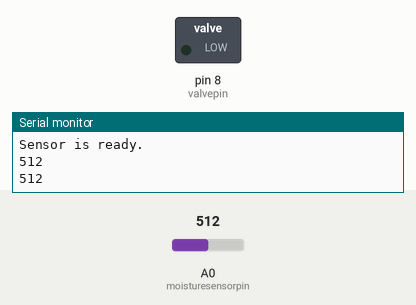
Simulated run of this sketch. Board: Arduino Uno, built with avr-gcc and run on an emulated ATmega328P. On the bench: switched loads named in the sketch (green lamp = pin HIGH), the last lines printed to the serial monitor. Inputs (shaded band) come from the test bench; at power-on: A0 (moisturesensorpin) = 512.

Above: at 1.8 s.
1.9 s: A0 (moisturesensorpin) set to 217
3.4 s: A0 (moisturesensorpin) set to 186
At 4.9 s:
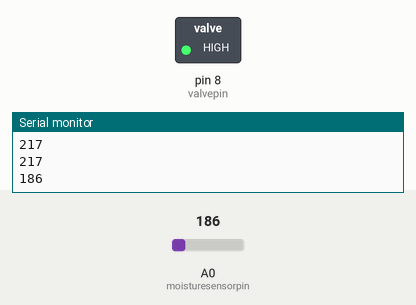
7.5 s: A0 (moisturesensorpin) set to 210
At 9.2 s:
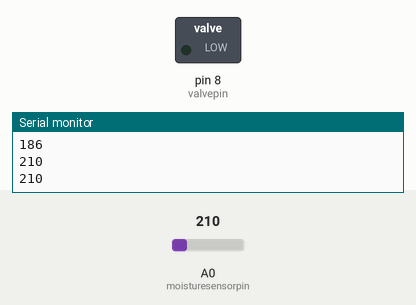
9.5 s: A0 (moisturesensorpin) set to 190
At 10.7 s:
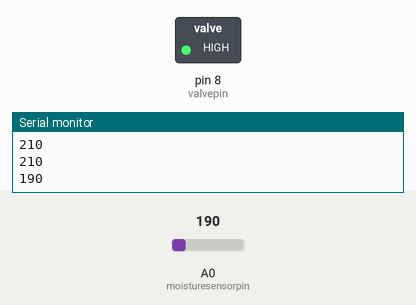
Timing chart, 0 to 12.5 s (numbered marks = the images above; inputs shaded):
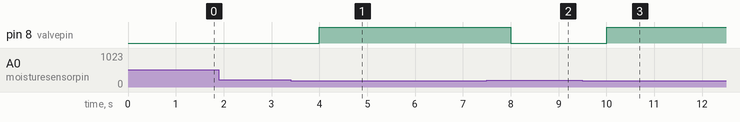

The sketch:

environmental_monitor.ino
```cpp
int moisturesensorvalue = 0;
int moisturethreshhold = 200;
int moisturesensorpin = A0;
int valvepin = 8;
void setup() {
  pinMode(valvepin, OUTPUT);
  pinMode(moisturesensorpin, INPUT);
  Serial.begin(250000);
  Serial.println("Sensor is ready.");
}

void loop() {
  moisturesensorvalue = analogRead(moisturesensorpin);
  Serial.println(moisturesensorvalue);
  if (moisturesensorvalue < moisturethreshhold) {
    digitalWrite(valvepin, HIGH);
    delay(2000);
    digitalWrite(valvepin, LOW);
  }
  else {
    delay(1000);
  }
  //store moisteture sensor value.
  //is moister sensor value below threshhold?
  //  no: do nothoing.
  //  yes: start watering until moister gets above threshhold.

}
```

Measured:
- the behaviour switches between 200 and 199 on A0 (moisturesensorpin) (found by bisection; images 0 and 1)
- after the input at 3.4 s, pin 8 (valvepin): LOW → HIGH after 0.60 s
- after the input at 7.5 s, pin 8 (valvepin): HIGH → LOW after 0.50 s
- after the input at 9.5 s, pin 8 (valvepin): LOW → HIGH after 0.50 s
